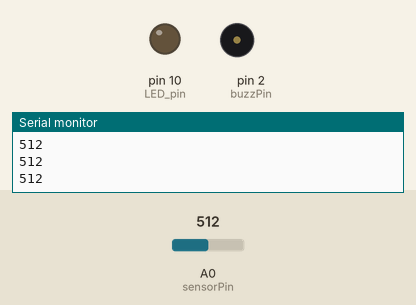
Recording of a sketch running on a simulated Arduino Uno, built with avr-gcc and run on an emulated ATmega328P. Parts: output pins drawn as LEDs (lit = HIGH), buzzer (waves = sounding, pin HIGH), the last lines printed to the serial monitor. Dashed ring = blinking. The inputs (shaded band) are chosen by the test bench; at power-on: A0 (sensorPin) = 512.

Above: at 1.2 s.
1.3 s: A0 (sensorPin) set to 54
3.2 s: A0 (sensorPin) set to 46
At 3.8 s:
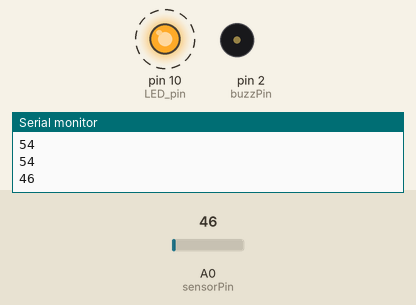
At 4.45 s:
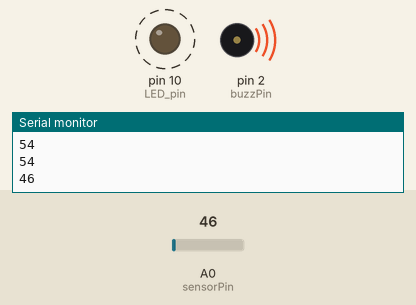
Timing chart, 0 to 12.2 s (numbered marks = the images above; inputs shaded):
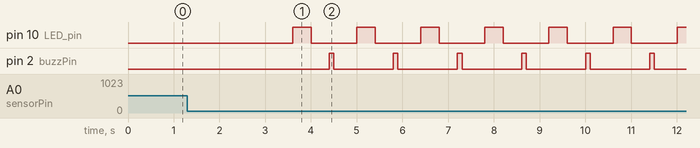

Measured:
- the behaviour switches between 50 and 49 on A0 (sensorPin) (found by bisection; images 0 and 1)
- after the input at 3.2 s, pin 10 (LED_pin): alternates HIGH for 0.40 s and LOW for 1.0 s, starting after 0.40 s; pin 2 (buzzPin): alternates HIGH for 0.10 s and LOW for 1.3 s, starting after 1.2 s

The sketch:

light_sensor_alarm.ino
```cpp
int sensorPin = A0;
int buzzPin = 2;
int LED_pin = 10;
int sensorValue = 0;

void setup() {
  pinMode (buzzPin, OUTPUT);
  Serial.begin (9600);
  pinMode (LED_pin, OUTPUT);
  digitalWrite (LED_pin, LOW);
}

void loop() {
  sensorValue = analogRead (sensorPin);
  Serial.println (sensorValue);
  delay (400);
  if (sensorValue < 50) {
    digitalWrite (LED_pin, HIGH);
    delay (400);
    digitalWrite (LED_pin, LOW);
    delay (400);
    digitalWrite (buzzPin, HIGH);
    delay (100);
    digitalWrite (buzzPin, LOW);
    delay (100);
  }
  else {
    digitalWrite (buzzPin, LOW);
  }
}
```
